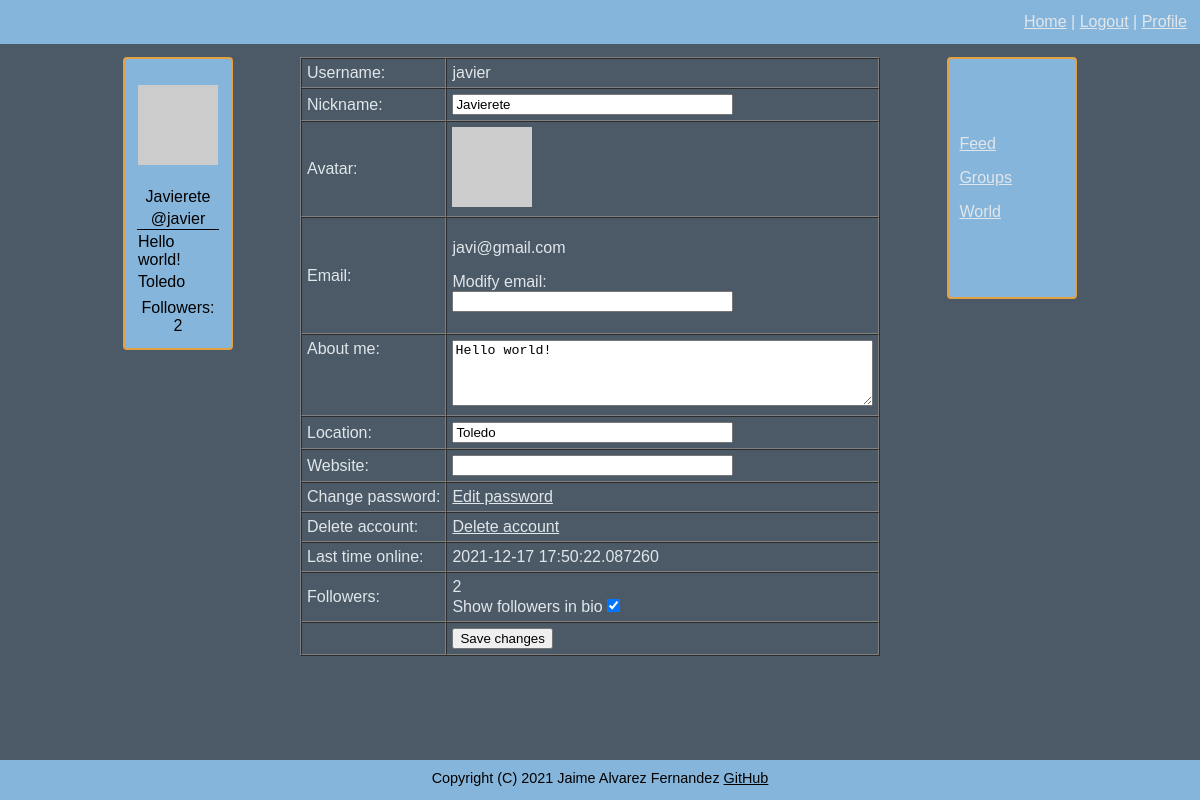
The page /profile (signed in) on the database as committed earlier.
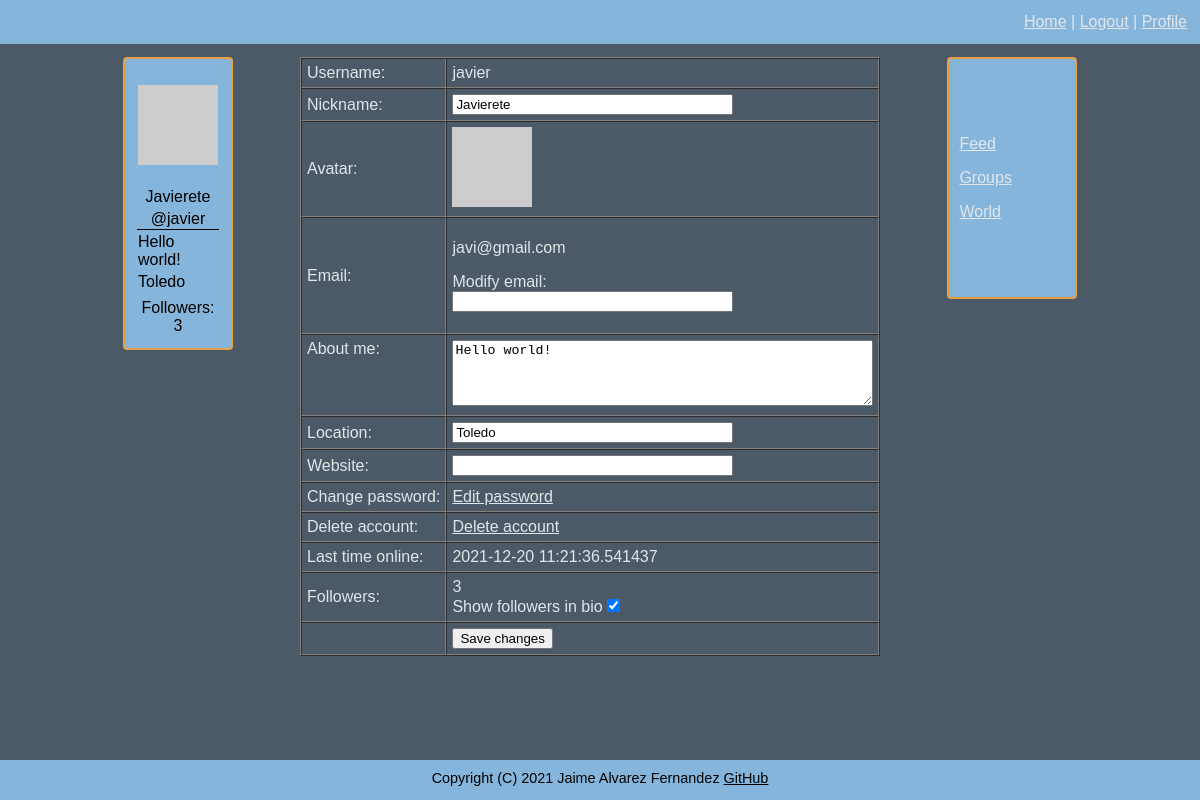
The same page on the database as committed later.
### connect/models.py (models this page shows, shortened)
class User(UserMixin, db.Model):
    id = db.Column(db.Integer, primary_key=True)
    username = db.Column(db.String(64), index=True, unique=True)
    email = db.Column(db.String(120), index=True, unique=True)
    nickname = db.Column(db.String(64))
    password = db.Column(db.String(128))
    about_me = db.Column(db.String(140))
    location = db.Column(db.String(64))
    website = db.Column(db.String(120))
    last_seen = db.Column(db.DateTime, default=datetime.datetime.utcnow)
    follower_bio = db.Column(db.Boolean, default=False)
    posts = db.relationship('Posts', backref='author', lazy='dynamic')
    reply = db.relationship('Reply', backref='author', lazy='dynamic')
    followed = db.relationship('User',
                               secondary=followers,
                               primaryjoin=(followers.c.follower_id == id),
                               secondaryjoin=(followers.c.followed_id == id),
                               backref=db.backref('followers', lazy='dynamic'), lazy='dynamic')
    starred = db.relationship('Posts',
                              secondary=stars,
                              backref=db.backref('awarded_stars', lazy='dynamic'), lazy='dynamic')
    starred_reply = db.relationship('Reply',
                                    secondary=stars_reply,
                                    backref=db.backref('awarded_stars_reply', lazy='dynamic'), lazy='dynamic')
    def avatar(self, size):
        digest = md5(self.email.lower().encode('utf-8')).hexdigest()
        return f'https://www.gravatar.com/avatar/{digest}?d=identicon&s={size}'

### connect/routing.py (the view)
@app.route('/profile', methods=['GET', 'POST'])
@flask_login.login_required
def profile():
    form = forms.EditProfileForm()
    if form.validate_on_submit():
        if form.user_email.data != '':
            flask_login.current_user.email = form.user_email.data
        flask_login.current_user.about_me = form.about_me.data
        flask_login.current_user.location = form.location.data
        flask_login.current_user.website = form.website.data
        flask_login.current_user.nickname = form.nickname.data
        flask_login.current_user.follower_bio = form.followers.data
        db.session.commit()
        flask.flash('Your changes have been saved.')
        return flask.redirect(flask.url_for('profile'))
    elif flask.request.method == 'GET':
        form.user_email.data = ''
        form.nickname.data = flask_login.current_user.nickname
        form.about_me.data = flask_login.current_user.about_me
        form.website.data = flask_login.current_user.website
        form.location.data = flask_login.current_user.location
        form.followers.data = flask_login.current_user.follower_bio
    return flask.render_template('profile.html', user=flask_login.current_user, form=form, title='Profile')

### connect/forms.py (shortened to what this page needs)
class EditProfileForm(FlaskForm):
    user_email = wtforms.StringField('Email', validators=[validators.Optional(),
                                                          validators.Regexp(r'^[a-zA-Z0-9_.]+@[a-zA-Z0-9_.]+$',
                                                                            message='Please enter a valid email')])
    about_me = wtforms.TextAreaField('About me', validators=[validators.Length(min=0, max=140)])
    nickname = wtforms.StringField('Nickname', validators=[validators.Length(min=0, max=25)])
    submit = wtforms.SubmitField('Save changes')
    location = wtforms.StringField('Location', validators=[validators.Optional()])
    website = wtforms.StringField('Website', validators=[validators.Optional()])
    followers = wtforms.BooleanField('Show followers in bio')

### connect/models.py (called while the page is built)
@login.user_loader
def load_user(user_id):
    return User.query.get(int(user_id))

### connect/routing.py (called while the page is built)
@app.before_request
def before_request():
    if flask_login.current_user.is_authenticated:
        flask_login.current_user.last_seen = datetime.datetime.utcnow()
        db.session.commit()

### connect/templates/profile.html (shortened to what this page needs)
{% extends "general_template.html" %}
{% block content %}
<div id="profile">
        <form action="" method="post" novalidate>
            <table cellspacing="0" cellpadding="5" border="1">
                <tr>
                    <td>Username:</td>
                    <td>{{ user.username }}</td>
                </tr>
                <tr>
                    <td>{{ form.nickname.label }}:</td>
                    <td>
                        {{ form.nickname(size=32, autocomplete=off) }}<br>
                    </td>
                </tr>
                <tr>
                    <td>Avatar:</td>
                    <td><img src="{{ user.avatar(80) }}"></td>
                </tr>
                <tr>
                    <td>{{ form.user_email.label }}:</td>
                    <td>
                        <p>
                            {{ user.email }}
                        </p>
                        <p>
                            Modify email:<br>
                            {{ form.user_email(size=32, autocomplete=off) }}<br>
                        </p>
                    </td>
                </tr>
                <tr>
                    <td valign="top">{{ form.about_me.label }}:</td>
                    <td>
                        {{ form.about_me(cols=50, rows=4) }}<br>
                    </td>
                </tr>
                <tr>
                    <td>
                        {{ form.location.label }}:
                    </td>
                    <td>
                        {{ form.location(size=32) }}<br>
                    </td>
                </tr>
                <tr>
                    <td>
                        {{ form.website.label }}:
                    </td>
                    <td>
                        {{ form.website(size=32) }}<br>
                    </td>
                </tr>
                <tr valign="top">
                    <td>Change password:</td>
                    <td>
                         <a href="{{url_for('change_password')}}">Edit password</a>
                    </td>
                </tr>
                <tr>
                    <td>Delete account:</td>
                    <td>
                        <a href="{{ url_for('delete_account') }}">Delete account</a>
                    </td>
                </tr>
                <tr>
                    <td>Last time online:</td>
                    <td>{% if user.last_seen %}{{ user.last_seen }}{% endif %}</td>
                </tr>
                <tr>
                    <td>Followers:</td>
                    <td>{{ current_user.followers.count() }}<br>
                        {{ form.followers.label }}{{ form.followers() }}
                    </td>
                </tr>
                <tr>
                    <td></td>
                    <td>{{ form.submit() }}</td>
                </tr>
            </table>
        </form>
    </div>
{% endblock %}

### connect/templates/sub_templates/_profile.html (shortened to what this page needs)
{% if user and user != current_user %}
    <p>
        <img src="{{ user.avatar(128) }}">
    </p>
    <table width="100%">
        <tr>
            <td>
                {% if user.nickname is not none %}
                {{ user.nickname }}
                {% endif %}
            </td>
        </tr>
        <tr>
            <td class="bottom_line">
                @{{ user.username }}
            </td>
        </tr>
        <tr>
            <td>
                {% if not current_user.is_following(user) %}
                <form method="post" action="{{ url_for('follow', username=user.username, url=request.endpoint) }}">
                    {{ e_form.hidden_tag() }}
                    {{ e_form.submit(value='Follow') }}
                </form>
                {% else %}
                <form method="post" action="{{ url_for('unfollow', username=user.username, url=request.endpoint) }}">
                    {{ e_form.hidden_tag() }}
                    {{ e_form.submit(value='Unfollow') }}
                </form>
                {% endif %}
            </td>
        </tr>
        <tr>
            <td class="justify_text">
                {% if user.about_me is not none %}
                    {{ user.about_me }}
                {% endif %}
            </td>
        </tr>
        <tr>
            <td>
                {% if user.location is not none %}
                    {{ user.location }}
                {% endif %}
            </td>
        </tr>
        <tr>
            <td>
                {% if user.website is not none %}
                    <a href="{{ current_user.website }}">{{ current_user.website }}</a>
                {% endif %}
            </td>
        </tr>
        <tr>
            <td>
                {% if user.follower_bio %}
                Followers: {{ current_user.followers.count() }}
                {% endif %}
            </td>
        </tr>
    </table>
{% else %}
    <p>
        <img src="{{ current_user.avatar(128) }}">
    </p>
    <table width="100%">
        <tr>
            <td>
                {% if current_user.nickname is not none %}
                {{ current_user.nickname }}
                {% endif %}
            </td>
        </tr>
        <tr>
            <td class="bottom_line">
                @{{ current_user.username }}
            </td>
        </tr>
        <tr>
            <td class="justify_text">
                {% if current_user.about_me is not none %}
                    {{ current_user.about_me }}
                {% endif %}
            </td>
        </tr>
        <tr>
            <td class="justify_text">
                {% if current_user.location is not none %}
                    {{ current_user.location }}
                {% endif %}
            </td>
        </tr>
        <tr>
            <td class="justify_text">
            </td>
        </tr>
        <tr>
            <td>
                {% if current_user.follower_bio %}
                Followers: {{ current_user.followers.count() }}
                {% endif %}
            </td>
        </tr>
    </table>
{% endif %}

Rows that differ between the two databases and show on the page:
changed User "Javierete": last_seen "2021-12-17 17:50:22.087260" → "2021-12-20 11:21:36.541437"
Other text that changed with them:
{{ current_user.followers.count() }}: "2" → "3"
